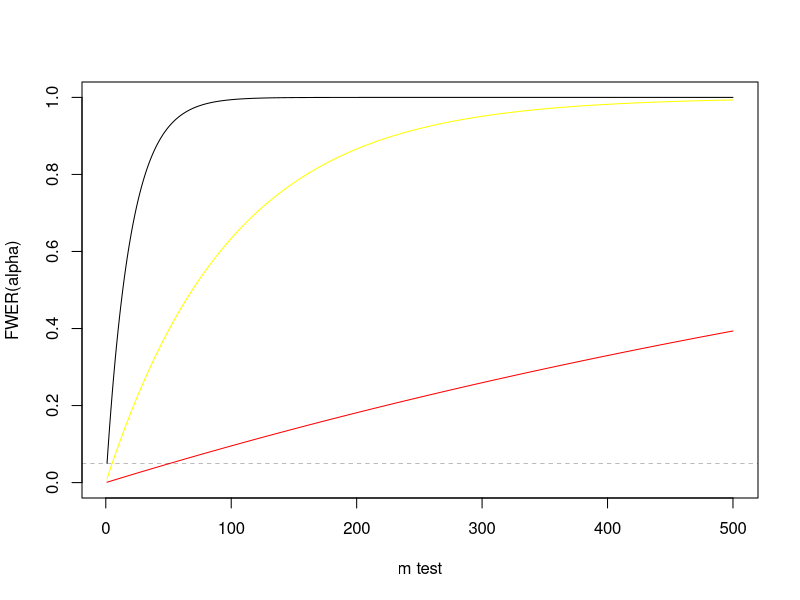
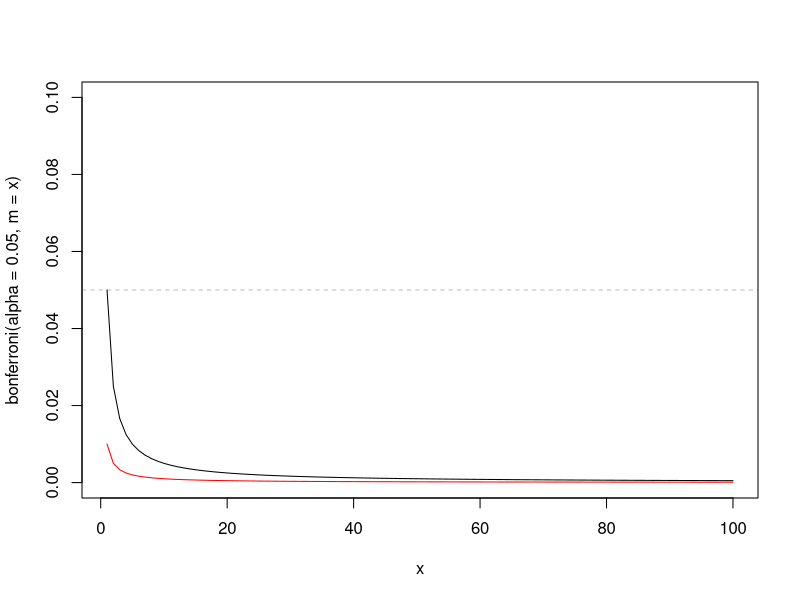

The R script that drew these images, in order:


# Family-wise error rate
fwer <- function(alpha, m) {
    1 - (1-alpha)^m
}

fwer(alpha = 0.05, m = 1)
fwer(alpha = 0.05, m = 10)
fwer(alpha = 0.05, m = 100)

fwer(alpha = 0.001, m = 1)
fwer(alpha = 0.001, m = 10)
fwer(alpha = 0.001, m = 100)

curve(
    expr = fwer(alpha=0.05, m=x),
    from=1, to=500, n=500,
    xlim=c(1, 500), ylim=c(0,1),
    xlab = "m test", ylab = "FWER(alpha)",
    col = "black")
curve(
    expr = fwer(alpha=0.01, m=x),
    from=1, to=500, n=500,
    xlim=c(1, 500), ylim=c(0,1),
    col = "yellow", add=TRUE)
curve(
    expr = fwer(alpha=0.001, m=x),
    from=1, to=500, n=500,
    xlim=c(1, 500), ylim=c(0,1),
    col = "red", add=TRUE)
abline(h=0.05, lty = "dashed", lwd = 0.25)

# Bonferroni
bonferroni <- function(alpha, m) {
    alpha/m
}

bonferroni(alpha = 0.05, m = 5)

curve(
    expr = bonferroni(alpha = 0.05, m = x),
    from = 1, to = 100, n = 100,
    xlim = c(1,100),
    ylim = c(0,0.1),
    col = "black")
curve(
    expr = bonferroni(alpha = 0.01, m = x),
    from = 1, to = 100, n = 100,
    xlim = c(1,100),
    ylim = c(0,0.1),
    col = "red", add = TRUE)
abline(h=0.05, lty = "dashed", lwd = 0.25)

# Holm
holm <- function(alpha, p_values) {
    p <- sort(p_values)
    j <- rank(p)
    m <- length(p_values)

    holm.correction <- alpha / (m + 1 - j)
    holm.bool <- p > holm.correction
    holm.p <- min(p[holm.bool])

    p.corr <- p < holm.p

    data.frame(
        p = p,
        p.corr = p.corr,
        holm.p = holm.correction
    )
}

pvs <- c(0.012, 0.601, 0.756, 0.918, 0.006)

holm(alpha=0.05, pvs)

# ========================================================================== #
# Lab
set.seed(6)
x <- matrix(rnorm(10*100), 10, 100)
x[, 1:50] <- x[, 1:50] + .5

t.test(x[,1], mu=0) # typ-2-fel: vi vet att mu_1 = 0.5

# för alla kolumner
p.values <- rep(0, 100)
for (i in 1:100) p.values[i] <- t.test(x[, i], mu = 0)$p.value
decision <- rep("Do not reject H0", 100)
decision[p.values <= .05] <- "Reject H0"

tab_d <- table(decision, c(rep("H0 is FALSE", 50), rep("H0 is TRUE", 50)))
print(tab_d)
tab_d
sprintf("W=%d, U=%d, S=%d, V=%d",
    tab_d[1,1], tab_d[1,2], tab_d[2,1], tab_d[2,2]) |>
    message()

tab_d[2,2] / sum(tab_d[,2]) # förkastade nollor över samtliga sanna nollor
# --> rätt nära 0.05.


